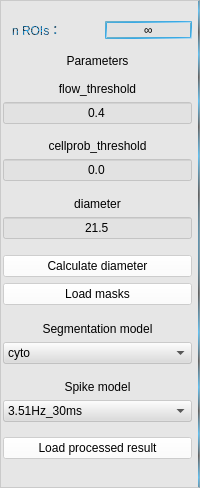
               <widget class="QFrame" name="frame_22">
                <property name="sizePolicy">
                 <sizepolicy hsizetype="Expanding" vsizetype="Preferred">
                  <horstretch>25</horstretch>
                  <verstretch>0</verstretch>
                 </sizepolicy>
                </property>
                <property name="minimumSize">
                 <size>
                  <width>172</width>
                  <height>488</height>
                 </size>
                </property>
                <property name="styleSheet">
                 <string notr="true">background-color:rgba(220, 220, 220, 120);
border-right:2px solid qradialgradient(spread:repeat, cx:0.5, cy:0.5, radius:0.077, fx:0.5, fy:0.5, stop:0 rgba(0, 169, 255, 147), stop:0.497326 rgba(0, 0, 0, 147), stop:1 rgba(0, 169, 255, 147));</string>
                </property>
                <property name="frameShape">
                 <enum>QFrame::StyledPanel</enum>
                </property>
                <property name="frameShadow">
                 <enum>QFrame::Raised</enum>
                </property>
                <layout class="QVBoxLayout" name="verticalLayout_4">
                 <property name="leftMargin">
                  <number>2</number>
                 </property>
                 <property name="rightMargin">
                  <number>7</number>
                 </property>
                 <item>
                  <widget class="QFrame" name="frame_24">
                   <property name="sizePolicy">
                    <sizepolicy hsizetype="Preferred" vsizetype="Expanding">
                     <horstretch>0</horstretch>
                     <verstretch>4</verstretch>
                    </sizepolicy>
                   </property>
                   <property name="styleSheet">
                    <string notr="true">background:transparent;
border:none;</string>
                   </property>
                   <property name="frameShape">
                    <enum>QFrame::StyledPanel</enum>
                   </property>
                   <property name="frameShadow">
                    <enum>QFrame::Raised</enum>
                   </property>
                   <layout class="QHBoxLayout" name="horizontalLayout_12">
                    <property name="rightMargin">
                     <number>0</number>
                    </property>
                    <item>
                     <widget class="QLabel" name="label_20">
                      <property name="layoutDirection">
                       <enum>Qt::LeftToRight</enum>
                      </property>
                      <property name="styleSheet">
                       <string notr="true">font: bold 12pt &quot;微软雅黑&quot;;
color:qradialgradient(spread:repeat, cx:0.5, cy:0.5, radius:0.077, fx:0.5, fy:0.5, stop:0 rgba(0, 149, 255, 220), stop:0.497326 rgba(0, 0, 0, 220) stop:1 rgba(0, 169, 255, 220));
</string>
                      </property>
                      <property name="text">
                       <string>n ROIs：</string>
                      </property>
                      <property name="alignment">
                       <set>Qt::AlignLeading|Qt::AlignLeft|Qt::AlignVCenter</set>
                      </property>
                     </widget>
                    </item>
                    <item>
                     <widget class="QLabel" name="label_n_roi">
                      <property name="styleSheet">
                       <string notr="true">background-color:rgba(220, 220, 220, 120);
border:2px solid qlineargradient(spread:pad, x1:0, y1:0, x2:1, y2:1, stop:0 rgba(107, 171, 184, 214), stop:0.545455 rgba(19, 157, 230, 211), stop:1 rgba(236, 241, 245, 232));
font: 75 10pt &quot;Adobe Gothic Std B&quot;;
font: 12pt &quot;Times New Roman&quot;;</string>
                      </property>
                      <property name="text">
                       <string>∞</string>
                      </property>
                      <property name="alignment">
                       <set>Qt::AlignCenter</set>
                      </property>
                     </widget>
                    </item>
                   </layout>
                  </widget>
                 </item>
                 <item>
                  <widget class="QLabel" name="label_15">
                   <property name="sizePolicy">
                    <sizepolicy hsizetype="Preferred" vsizetype="Expanding">
                     <horstretch>0</horstretch>
                     <verstretch>4</verstretch>
                    </sizepolicy>
                   </property>
                   <property name="styleSheet">
                    <string notr="true">background:transparent;
font: 75 12pt &quot;Adobe Gothic Std B&quot;;
border:none;</string>
                   </property>
                   <property name="text">
                    <string>Parameters</string>
                   </property>
                   <property name="alignment">
                    <set>Qt::AlignBottom|Qt::AlignHCenter</set>
                   </property>
                  </widget>
                 </item>
                 <item>
                  <widget class="QFrame" name="frame_29">
                   <property name="sizePolicy">
                    <sizepolicy hsizetype="Preferred" vsizetype="Expanding">
                     <horstretch>0</horstretch>
                     <verstretch>1</verstretch>
                    </sizepolicy>
                   </property>
                   <property name="styleSheet">
                    <string notr="true">background:transparent;
border:none;</string>
                   </property>
                   <property name="frameShape">
                    <enum>QFrame::StyledPanel</enum>
                   </property>
                   <property name="frameShadow">
                    <enum>QFrame::Raised</enum>
                   </property>
                  </widget>
                 </item>
                 <item>
                  <widget class="QLabel" name="label_12">
                   <property name="sizePolicy">
                    <sizepolicy hsizetype="Preferred" vsizetype="Expanding">
                     <horstretch>0</horstretch>
                     <verstretch>2</verstretch>
                    </sizepolicy>
                   </property>
                   <property name="styleSheet">
                    <string notr="true">background:transparent;
border:none;
font: 9pt &quot;微软雅黑&quot;;</string>
                   </property>
                   <property name="text">
                    <string>flow_threshold</string>
                   </property>
                   <property name="alignment">
                    <set>Qt::AlignCenter</set>
                   </property>
                  </widget>
                 </item>
                 <item>
                  <widget class="QLineEdit" name="lineEdit_flowthr">
                   <property name="sizePolicy">
                    <sizepolicy hsizetype="Expanding" vsizetype="Expanding">
                     <horstretch>0</horstretch>
                     <verstretch>1</verstretch>
                    </sizepolicy>
                   </property>
                   <property name="text">
                    <string>0.4</string>
                   </property>
                   <property name="alignment">
                    <set>Qt::AlignCenter</set>
                   </property>
                  </widget>
                 </item>
                 <item>
                  <widget class="QFrame" name="frame_25">
                   <property name="sizePolicy">
                    <sizepolicy hsizetype="Preferred" vsizetype="Expanding">
                     <horstretch>0</horstretch>
                     <verstretch>2</verstretch>
                    </sizepolicy>
                   </property>
                   <property name="styleSheet">
                    <string notr="true">background:transparent;
border:none;</string>
                   </property>
                   <property name="frameShape">
                    <enum>QFrame::StyledPanel</enum>
                   </property>
                   <property name="frameShadow">
                    <enum>QFrame::Raised</enum>
                   </property>
                  </widget>
                 </item>
                 <item>
                  <widget class="QLabel" name="label_11">
                   <property name="sizePolicy">
                    <sizepolicy hsizetype="Preferred" vsizetype="Expanding">
                     <horstretch>0</horstretch>
                     <verstretch>1</verstretch>
                    </sizepolicy>
                   </property>
                   <property name="styleSheet">
                    <string notr="true">background:transparent;
border:none;
font: 9pt &quot;微软雅黑&quot;;</string>
                   </property>
                   <property name="text">
                    <string>cellprob_threshold</string>
                   </property>
                   <property name="alignment">
                    <set>Qt::AlignCenter</set>
                   </property>
                  </widget>
                 </item>
                 <item>
                  <widget class="QLineEdit" name="lineEdit_cellprobthr">
                   <property name="sizePolicy">
                    <sizepolicy hsizetype="Expanding" vsizetype="Expanding">
                     <horstretch>0</horstretch>
                     <verstretch>1</verstretch>
                    </sizepolicy>
                   </property>
                   <property name="text">
                    <string>0.0</string>
                   </property>
                   <property name="alignment">
                    <set>Qt::AlignCenter</set>
                   </property>
                  </widget>
                 </item>
                 <item>
                  <widget class="QFrame" name="frame_26">
                   <property name="sizePolicy">
                    <sizepolicy hsizetype="Preferred" vsizetype="Expanding">
                     <horstretch>0</horstretch>
                     <verstretch>2</verstretch>
                    </sizepolicy>
                   </property>
                   <property name="styleSheet">
                    <string notr="true">background:transparent;
border:none;</string>
                   </property>
                   <property name="frameShape">
                    <enum>QFrame::StyledPanel</enum>
                   </property>
                   <property name="frameShadow">
                    <enum>QFrame::Raised</enum>
                   </property>
                  </widget>
                 </item>
                 <item>
                  <widget class="QLabel" name="label_28">
                   <property name="sizePolicy">
                    <sizepolicy hsizetype="Preferred" vsizetype="Expanding">
                     <horstretch>0</horstretch>
                     <verstretch>2</verstretch>
                    </sizepolicy>
                   </property>
                   <property name="styleSheet">
                    <string notr="true">background:transparent;
border:none;
font: 9pt &quot;微软雅黑&quot;;</string>
                   </property>
                   <property name="text">
                    <string>diameter</string>
                   </property>
                   <property name="alignment">
                    <set>Qt::AlignCenter</set>
                   </property>
                  </widget>
                 </item>
                 <item>
                  <widget class="QLineEdit" name="lineEdit_diameter">
                   <property name="sizePolicy">
                    <sizepolicy hsizetype="Expanding" vsizetype="Expanding">
                     <horstretch>0</horstretch>
                     <verstretch>1</verstretch>
                    </sizepolicy>
                   </property>
                   <property name="text">
                    <string>21.5</string>
                   </property>
                   <property name="alignment">
                    <set>Qt::AlignCenter</set>
                   </property>
                  </widget>
                 </item>
                 <item>
                  <widget class="QFrame" name="frame_43">
                   <property name="sizePolicy">
                    <sizepolicy hsizetype="Preferred" vsizetype="Expanding">
                     <horstretch>0</horstretch>
                     <verstretch>2</verstretch>
                    </sizepolicy>
                   </property>
                   <property name="styleSheet">
                    <string notr="true">background:transparent;
border:none;</string>
                   </property>
                   <property name="frameShape">
                    <enum>QFrame::StyledPanel</enum>
                   </property>
                   <property name="frameShadow">
                    <enum>QFrame::Raised</enum>
                   </property>
                   <widget class="QCheckBox" name="checkBox_seg_part">
                    <property name="geometry">
                     <rect>
                      <x>-20</x>
                      <y>10</y>
                      <width>171</width>
                      <height>21</height>
                     </rect>
                    </property>
                    <property name="layoutDirection">
                     <enum>Qt::RightToLeft</enum>
                    </property>
                    <property name="styleSheet">
                     <string notr="true">background: transparent;
border: transparent;
font: 10pt &quot;微软雅黑&quot;;</string>
                    </property>
                    <property name="text">
                     <string>Regional Seg</string>
                    </property>
                   </widget>
                  </widget>
                 </item>
                 <item>
                  <widget class="QPushButton" name="pushButton_cal_diameter">
                   <property name="sizePolicy">
                    <sizepolicy hsizetype="Minimum" vsizetype="Expanding">
                     <horstretch>0</horstretch>
                     <verstretch>2</verstretch>
                    </sizepolicy>
                   </property>
                   <property name="styleSheet">
                    <string notr="true">QPushButton{
background-color:rgba(255,255,255,150);
font: 9pt &quot;微软雅黑&quot;;
}
QPushButton:hover
{
margin:1px;
}</string>
                   </property>
                   <property name="text">
                    <string>Calculate diameter</string>
                   </property>
                  </widget>
                 </item>
                 <item>
                  <widget class="QPushButton" name="pushButton_load_masks">
                   <property name="styleSheet">
                    <string notr="true">QPushButton{
background-color:rgba(255,255,255,150);
font: 9pt &quot;微软雅黑&quot;;
}
QPushButton:hover
{
margin:1px;
}</string>
                   </property>
                   <property name="text">
                    <string>Load masks</string>
                   </property>
                  </widget>
                 </item>
                 <item>
                  <widget class="QFrame" name="frame_28">
                   <property name="sizePolicy">
                    <sizepolicy hsizetype="Preferred" vsizetype="Expanding">
                     <horstretch>0</horstretch>
                     <verstretch>3</verstretch>
                    </sizepolicy>
                   </property>
                   <property name="styleSheet">
                    <string notr="true">background:transparent;
border:none;</string>
                   </property>
                   <property name="frameShape">
                    <enum>QFrame::StyledPanel</enum>
                   </property>
                   <property name="frameShadow">
                    <enum>QFrame::Raised</enum>
                   </property>
                   <widget class="QCheckBox" name="checkBox_basecor">
                    <property name="geometry">
                     <rect>
                      <x>10</x>
                      <y>10</y>
                      <width>191</width>
                      <height>31</height>
                     </rect>
                    </property>
                    <property name="sizePolicy">
                     <sizepolicy hsizetype="Minimum" vsizetype="Expanding">
                      <horstretch>0</horstretch>
                      <verstretch>0</verstretch>
                     </sizepolicy>
                    </property>
                    <property name="layoutDirection">
                     <enum>Qt::RightToLeft</enum>
                    </property>
                    <property name="autoFillBackground">
                     <bool>false</bool>
                    </property>
                    <property name="styleSheet">
                     <string notr="true">background: transparent;
border: transparent;
font: 10pt &quot;微软雅黑&quot;;</string>
                    </property>
                    <property name="text">
                     <string>Bas correction</string>
                    </property>
                   </widget>
                   <widget class="QCheckBox" name="checkBox_maskfix">
                    <property name="geometry">
                     <rect>
                      <x>-30</x>
                      <y>10</y>
                      <width>121</width>
                      <height>31</height>
                     </rect>
                    </property>
                    <property name="layoutDirection">
                     <enum>Qt::RightToLeft</enum>
                    </property>
                    <property name="styleSheet">
                     <string notr="true">background: transparent;
border: transparent;
font: 10pt &quot;微软雅黑&quot;;</string>
                    </property>
                    <property name="text">
                     <string>Mask fixed</string>
                    </property>
                   </widget>
                  </widget>
                 </item>
                 <item>
                  <widget class="QLabel" name="label_13">
                   <property name="sizePolicy">
                    <sizepolicy hsizetype="Preferred" vsizetype="Expanding">
                     <horstretch>0</horstretch>
                     <verstretch>2</verstretch>
                    </sizepolicy>
                   </property>
                   <property name="styleSheet">
                    <string notr="true">background:transparent;
border:none;
font: 9pt &quot;微软雅黑&quot;;</string>
                   </property>
                   <property name="text">
                    <string>Segmentation model</string>
                   </property>
                   <property name="alignment">
                    <set>Qt::AlignCenter</set>
                   </property>
                  </widget>
                 </item>
                 <item>
                  <widget class="QComboBox" name="comboBox_segmodel">
                   <property name="sizePolicy">
                    <sizepolicy hsizetype="Preferred" vsizetype="Expanding">
                     <horstretch>0</horstretch>
                     <verstretch>1</verstretch>
                    </sizepolicy>
                   </property>
                   <property name="styleSheet">
                    <string notr="true">QComboBox{
font: 9pt &quot;微软雅黑&quot;;
}

QComboBox QAbstractItemView {
background:white;
} </string>
                   </property>
                   <item>
                    <property name="text">
                     <string>cyto</string>
                    </property>
                   </item>
                   <item>
                    <property name="text">
                     <string>cyto2</string>
                    </property>
                   </item>
                  </widget>
                 </item>
                 <item>
                  <widget class="QFrame" name="frame_27">
                   <property name="sizePolicy">
                    <sizepolicy hsizetype="Preferred" vsizetype="Expanding">
                     <horstretch>0</horstretch>
                     <verstretch>2</verstretch>
                    </sizepolicy>
                   </property>
                   <property name="styleSheet">
                    <string notr="true">background:transparent;
border:none;</string>
                   </property>
                   <property name="frameShape">
                    <enum>QFrame::StyledPanel</enum>
                   </property>
                   <property name="frameShadow">
                    <enum>QFrame::Raised</enum>
                   </property>
                  </widget>
                 </item>
                 <item>
                  <widget class="QLabel" name="label_14">
                   <property name="sizePolicy">
                    <sizepolicy hsizetype="Preferred" vsizetype="Expanding">
                     <horstretch>0</horstretch>
                     <verstretch>2</verstretch>
                    </sizepolicy>
                   </property>
                   <property name="styleSheet">
                    <string notr="true">background:transparent;
border:none;
font: 9pt &quot;微软雅黑&quot;;</string>
                   </property>
                   <property name="text">
                    <string>Spike model</string>
                   </property>
                   <property name="alignment">
                    <set>Qt::AlignCenter</set>
                   </property>
                  </widget>
                 </item>
                 <item>
                  <widget class="QComboBox" name="comboBox_spikemodel">
                   <property name="sizePolicy">
                    <sizepolicy hsizetype="Preferred" vsizetype="Expanding">
                     <horstretch>0</horstretch>
                     <verstretch>1</verstretch>
                    </sizepolicy>
                   </property>
                   <property name="styleSheet">
                    <string notr="true">QComboBox{
font: 9pt &quot;微软雅黑&quot;;
}

QComboBox QAbstractItemView {
background:white;
} </string>
                   </property>
                   <item>
                    <property name="text">
                     <string>3.51Hz_30ms</string>
                    </property>
                   </item>
                  </widget>
                 </item>
                 <item>
                  <widget class="QFrame" name="frame_38">
                   <property name="sizePolicy">
                    <sizepolicy hsizetype="Preferred" vsizetype="Expanding">
                     <horstretch>0</horstretch>
                     <verstretch>2</verstretch>
                    </sizepolicy>
                   </property>
                   <property name="styleSheet">
                    <string notr="true">background:transparent;
border:none;</string>
                   </property>
                   <property name="frameShape">
                    <enum>QFrame::StyledPanel</enum>
                   </property>
                   <property name="frameShadow">
                    <enum>QFrame::Raised</enum>
                   </property>
                  </widget>
                 </item>
                 <item>
                  <widget class="QPushButton" name="pushButton_load_result">
                   <property name="sizePolicy">
                    <sizepolicy hsizetype="Ignored" vsizetype="Expanding">
                     <horstretch>0</horstretch>
                     <verstretch>1</verstretch>
                    </sizepolicy>
                   </property>
                   <property name="styleSheet">
                    <string notr="true">QPushButton{
background-color:rgba(255,255,255,150);
font: 9pt &quot;微软雅黑&quot;;
}
QPushButton:hover
{
margin:1px;
}</string>
                   </property>
                   <property name="text">
                    <string>Load processed result</string>
                   </property>
                  </widget>
                 </item>
                 <item>
                  <widget class="QFrame" name="frame_44">
                   <property name="sizePolicy">
                    <sizepolicy hsizetype="Preferred" vsizetype="Expanding">
                     <horstretch>0</horstretch>
                     <verstretch>6</verstretch>
                    </sizepolicy>
                   </property>
                   <property name="styleSheet">
                    <string notr="true">background:transparent;
border:none;</string>
                   </property>
                   <property name="frameShape">
                    <enum>QFrame::StyledPanel</enum>
                   </property>
                   <property name="frameShadow">
                    <enum>QFrame::Raised</enum>
                   </property>
                  </widget>
                 </item>
                </layout>
               </widget>
